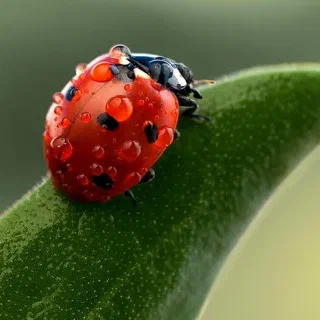
#> input picture Contour Detection/Photo/images1.webp, 320 x 320 px
$ python Contour.py
#> lines starting #> are read from the running program, lines starting #| are printed output that depends on the picture; after the words box and inside, x2 and y2 are one past the last pixel; in counts of white or black regions, pixels touching at a corner belong together
# contour in opencv
# contour are used for shape recognition and object detection and recognition


import cv2 as cv
import numpy as np

img = cv.imread('Photo/images1.webp')
#> img is the input picture: shape (320, 320, 3); mean B, G, R 53.3, 92.4, 90.8

cv.imshow("IMG", img)

blank = np.zeros(img.shape, dtype='uint8')
cv.imshow("blank", blank)


# gray img

gray = cv.cvtColor(img, cv.COLOR_BGR2GRAY)
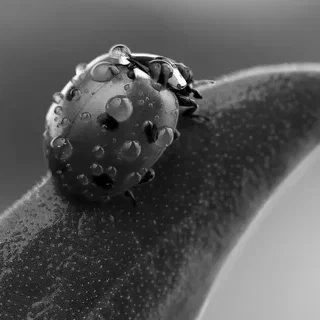
#> gray: shape (320, 320); min 0, max 255, mean 87.4
cv.imshow("Gray", gray)

# blur

blur = cv.blur(gray, (5, 5), cv.BORDER_DEFAULT)
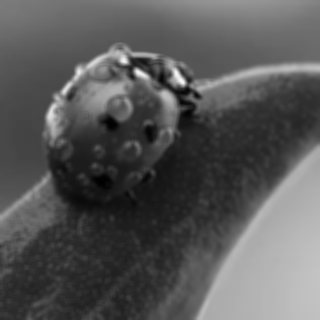
#> blur: shape (320, 320); min 1, max 247, mean 87.4
cv.imshow("Blur", blur)

# canny

canny = cv.Canny(blur, 125, 175,)
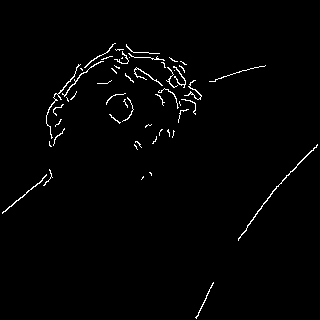
#> canny: shape (320, 320); 1.5% white in thin lines or dots, all inside (x1, y1, x2, y2) = (2, 43, 318, 319)
cv.imshow("Canny Edges", canny)


# Contour


# threshold
ret, thresh = cv.threshold(gray, 125, 255, cv.THRESH_BINARY)
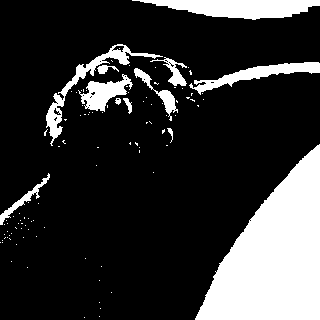
#> thresh: shape (320, 320); 19.9% white; 106 white regions (94 under 20 px)
cv.imshow("Thresh", thresh)

contours, hierarchies = cv.findContours(thresh, cv.RETR_LIST, cv.CHAIN_APPROX_SIMPLE)
#> contours = 134 contours, 121 with area under 20; largest, box (x1, y1, x2, y2) and area: (195, 144, 320, 320) 12662, (132, 0, 320, 20) 2178, (46, 44, 163, 146) 1162, (189, 62, 320, 95) 1114, (78, 74, 133, 112) 846
print(f'{len(contours)} contour(s) found!')
#| 134 contour(s) found!


cv.drawContours(blank, contours, -1, (0, 0, 255), 1)
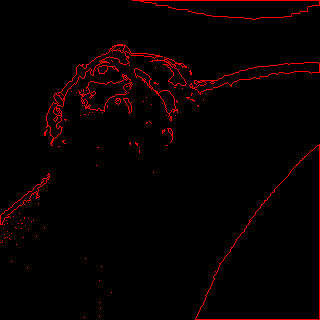
#> blank: shape (320, 320, 3); mean of channels 0, 1, 2 0, 0, 6.6; drawn as B, G, R
cv.imshow("Contours blank", blank)

cv.waitKey(0)
